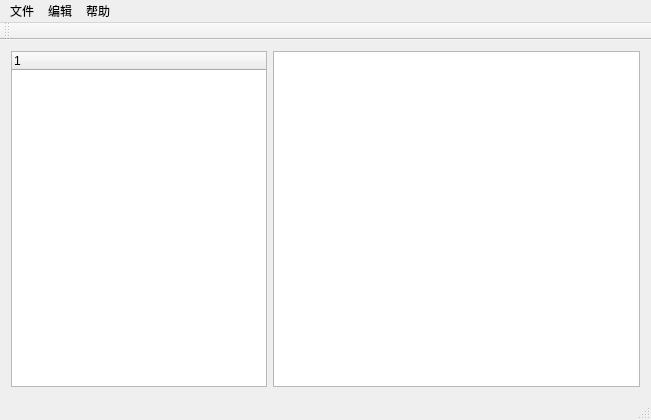
<?xml version="1.0" encoding="UTF-8"?>
<ui version="4.0">
 <class>MainWindow</class>
 <widget class="QMainWindow" name="MainWindow">
  <property name="geometry">
   <rect>
    <x>0</x>
    <y>0</y>
    <width>651</width>
    <height>420</height>
   </rect>
  </property>
  <property name="windowTitle">
   <string>GitMail-自由的电子邮件客户端</string>
  </property>
  <widget class="QWidget" name="centralWidget">
   <layout class="QHBoxLayout" name="horizontalLayout">
    <item>
     <layout class="QGridLayout" name="gridLayout">
      <item row="0" column="1" alignment="Qt::AlignLeft">
       <widget class="QTreeWidget" name="treeWidget">
        <property name="columnCount">
         <number>1</number>
        </property>
        <column>
         <property name="text">
          <string/>
         </property>
        </column>
       </widget>
      </item>
      <item row="0" column="3">
       <layout class="QVBoxLayout" name="verticalLayout">
        <item>
         <widget class="QTextBrowser" name="textBrowser"/>
        </item>
       </layout>
      </item>
     </layout>
    </item>
   </layout>
  </widget>
  <widget class="QMenuBar" name="menuBar">
   <property name="geometry">
    <rect>
     <x>0</x>
     <y>0</y>
     <width>651</width>
     <height>24</height>
    </rect>
   </property>
   <widget class="QMenu" name="menuFile">
    <property name="title">
     <string>文件</string>
    </property>
    <widget class="QMenu" name="menuNew">
     <property name="title">
      <string>新建</string>
     </property>
     <addaction name="menuNewMsg"/>
    </widget>
    <addaction name="menuNew"/>
    <addaction name="action_3"/>
   </widget>
   <widget class="QMenu" name="menu_2">
    <property name="title">
     <string>编辑</string>
    </property>
   </widget>
   <widget class="QMenu" name="menu_3">
    <property name="title">
     <string>帮助</string>
    </property>
   </widget>
   <addaction name="menuFile"/>
   <addaction name="menu_2"/>
   <addaction name="menu_3"/>
  </widget>
  <widget class="QStatusBar" name="statusBar"/>
  <widget class="QToolBar" name="toolBar">
   <property name="windowTitle">
    <string>toolBar</string>
   </property>
   <attribute name="toolBarArea">
    <enum>TopToolBarArea</enum>
   </attribute>
   <attribute name="toolBarBreak">
    <bool>false</bool>
   </attribute>
  </widget>
  <action name="menuNewMsg">
   <property name="text">
    <string>消息</string>
   </property>
  </action>
  <action name="action_3">
   <property name="text">
    <string>打开</string>
   </property>
  </action>
 </widget>
 <layoutdefault spacing="6" margin="11"/>
 <resources/>
 <connections/>
</ui>
